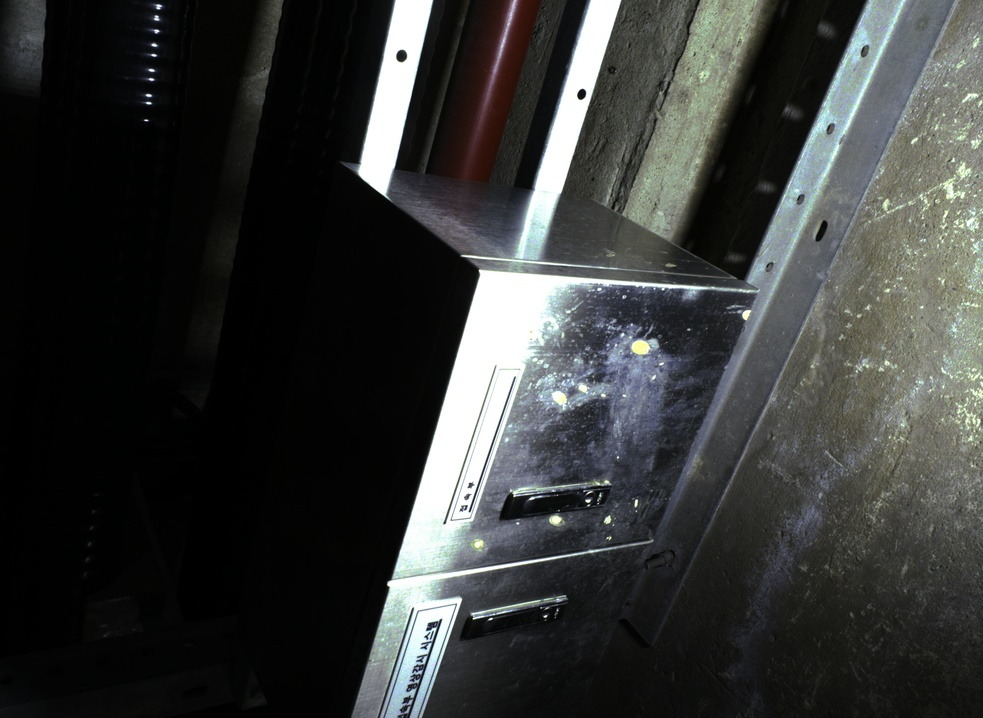
#> input picture raw_image/Job (1).jpg, 983 x 718 px, shrunk from 4265 x 3112 before the run, given as the content of the folder raw_image/Job (1).jpg, which was not available
$ python gamma.py
#> lines starting #> are read from the running program, lines starting #| are printed output that depends on the picture; pictures that were not available may be replaced by others from this repository, and a replacement may not be noted
import numpy as np
import cv2
import glob
import os

def adjust_gamma(image, gamma=1.0):
	# build a lookup table mapping the pixel values [0, 255] to
	# their adjusted gamma values
	invGamma = 1.0 / gamma
	table = np.array([((i / 255.0) ** invGamma) * 255
		for i in np.arange(0, 256)]).astype("uint8")
	# apply gamma correction using the lookup table
	return cv2.LUT(image, table)

def check_lowImage():
	folder_name = "raw_image"
	current= os.getcwd() +f"\\{folder_name}"
	if not os.path.exists(current):
		print("raw_image폴더가 없습니다.")
		return False
	else:
		print("raw_image확인!.")
		return True

if __name__ == '__main__':

	index=0
	print("--------------------<< DINNO Image Editor >>--------------------")

	while True:
		openPath = input("\n  원본 이미지 폴더 경로(전체경로) : ")
		savePath = input("\n  수정한 이미지 저장 폴더 경로(전체경로) : ")
		print("\n----------------------------------------------------------------")
		print("\n  수정할 폴더 : ",openPath)
		print("\n  저장할 폴더 : ",savePath)
		print("\n----------------------------------------------------------------")
		isOk = input("\n  경로가 맞습니까?(y/n):")

		if(isOk=='y' or isOk == 'Y'):
			print("\n  Image Editing...작업시작")
			break
#> this loop made 1 pass; the answer given on pass 1: raw_image/Job (1).jpg

	try:
		path = openPath + '/*.jpg'
		file_list = glob.glob(path)
		print(f"\n  {len(file_list)}개의 이미지가 검색되었습니다.")

		if not os.path.exists(savePath):
			os.makedirs(savePath)

		for li in file_list:
			img_array = np.fromfile(li, np.uint8)
			curImg = cv2.imdecode(img_array, cv2.IMREAD_COLOR)
#> curImg is the input picture: shape (718, 983, 3); mean B, G, R 54.4, 55.6, 53.9
			filename = li.split('\\')

			img_gamma = adjust_gamma(curImg, 2.0) # 감마값 적용
#> in adjust_gamma, `return cv2.LUT(image, table)`:
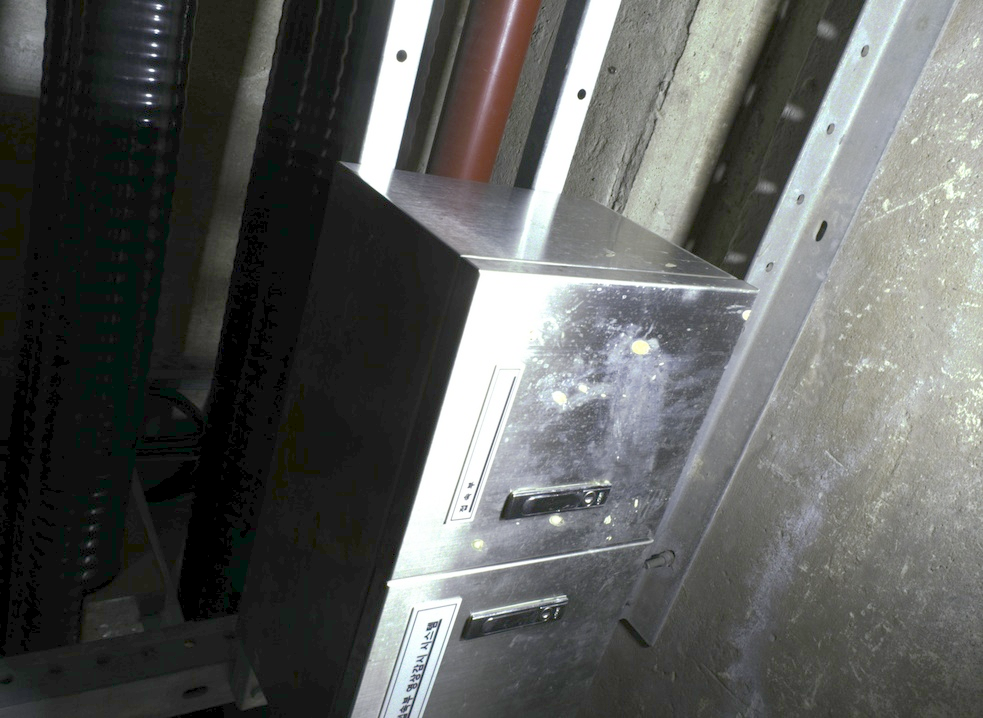
#> returned value: shape (718, 983, 3); mean of channels 0, 1, 2 91.5, 93.3, 91.7; drawn as B, G, R
			final_img = img_gamma + (img_gamma-255)*0.6 ## 콘트라스트 적용
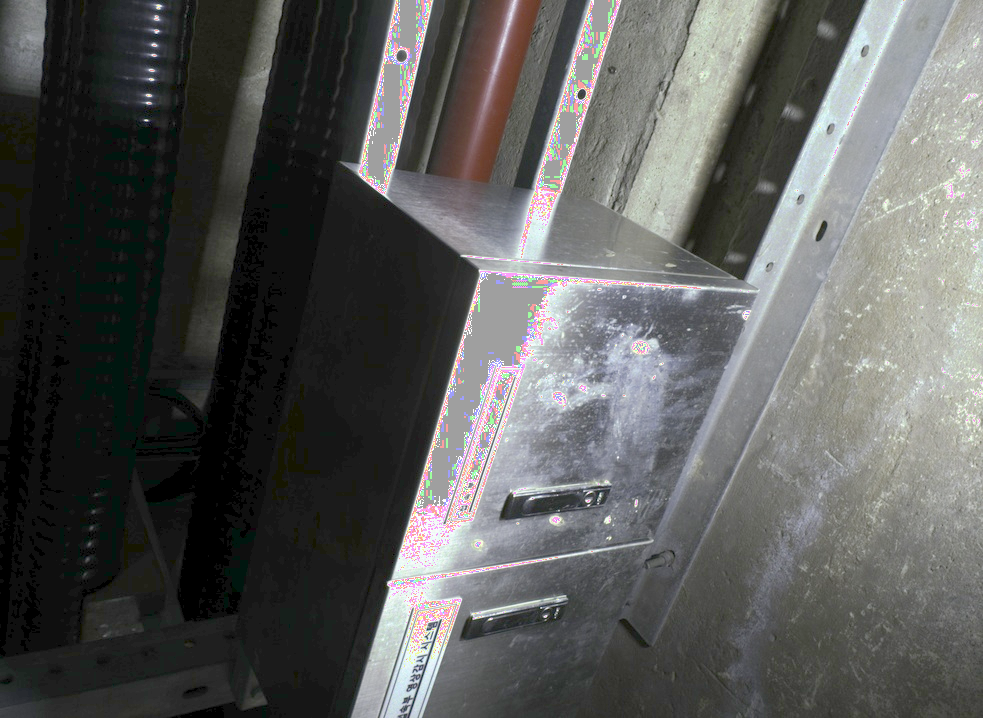
#> final_img: shape (718, 983, 3) float64; mean B, G, R 142.1, 144.3, 143.1; drawn with min black and max white

			newPath = f'{savePath}\{filename[len(filename)-1]}_.jpg'
			result, encoded_img = cv2.imencode('.jpg', final_img)

			if result:
				with open(newPath, mode='w+b') as f:
					encoded_img.tofile(f)

			msg = f'\r진행 수량 : {index+1}/{len(file_list)}(완료/총계)'
			index+=1
			print(msg, end='')

		if index == len(file_list):
			print("작업이 완료 되었습니다.")

		os.system("pause")
	except SystemError as e:
		print(e)
		os.system("pause")

$ run again, on raw_image/Job (2).jpg
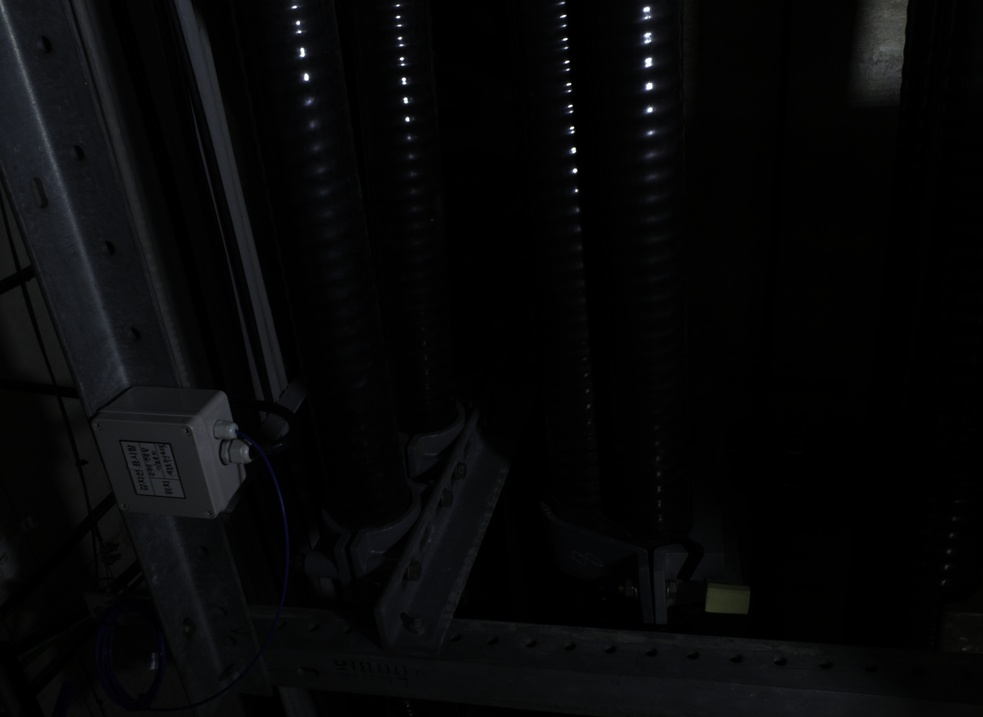
#> input picture raw_image/Job (2).jpg, 983 x 717 px, shrunk from 4264 x 3111 before the run, given as the content of the folder raw_image/Job (2).jpg, which was not available
#> the loop `while True:` made 1 pass; the answer given on pass 1: raw_image/Job (2).jpg
#> curImg is the input picture: shape (717, 983, 3); mean B, G, R 8.3, 7.6, 7.2
#> in adjust_gamma, `return cv2.LUT(image, table)`:
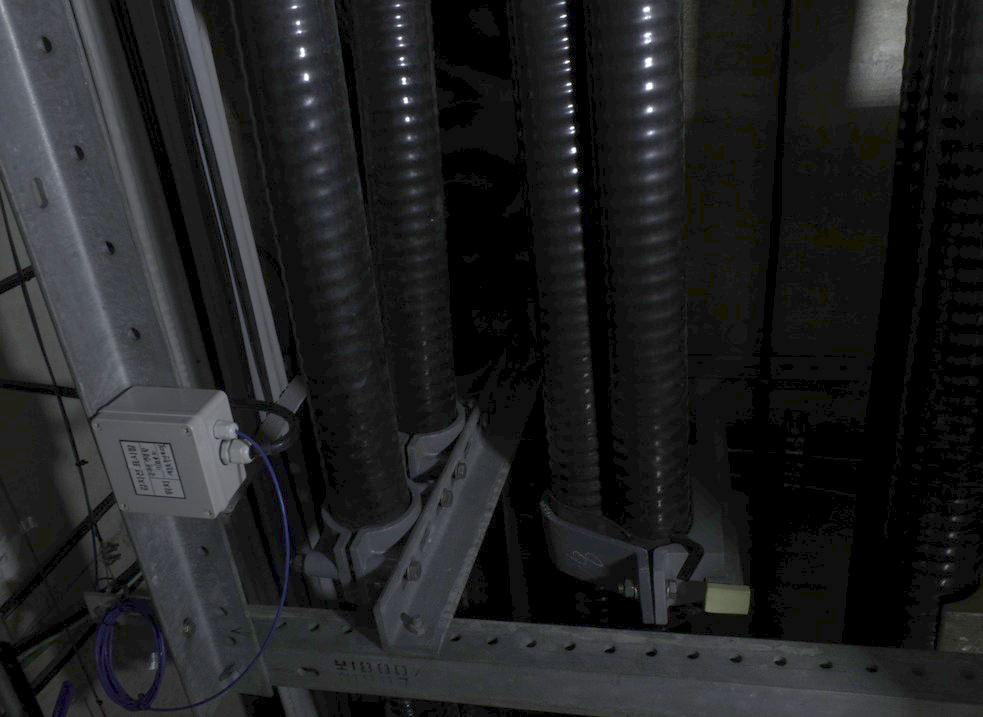
#> returned value: shape (717, 983, 3); mean of channels 0, 1, 2 33.7, 32.6, 31.9; drawn as B, G, R

$ run again, on raw_image/Job (3).jpg
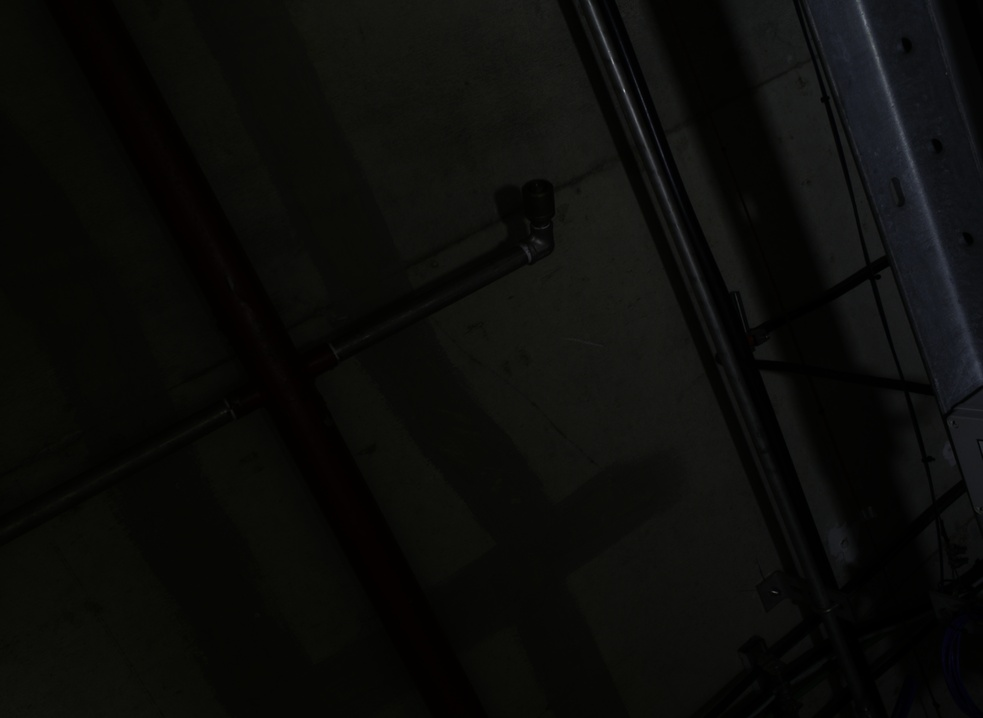
#> input picture raw_image/Job (3).jpg, 983 x 718 px, shrunk from 4263 x 3111 before the run, given as the content of the folder raw_image/Job (3).jpg, which was not available
#> the loop `while True:` made 1 pass; the answer given on pass 1: raw_image/Job (3).jpg
#> curImg is the input picture: shape (718, 983, 3); mean B, G, R 9.9, 12.1, 11.7
#> in adjust_gamma, `return cv2.LUT(image, table)`:
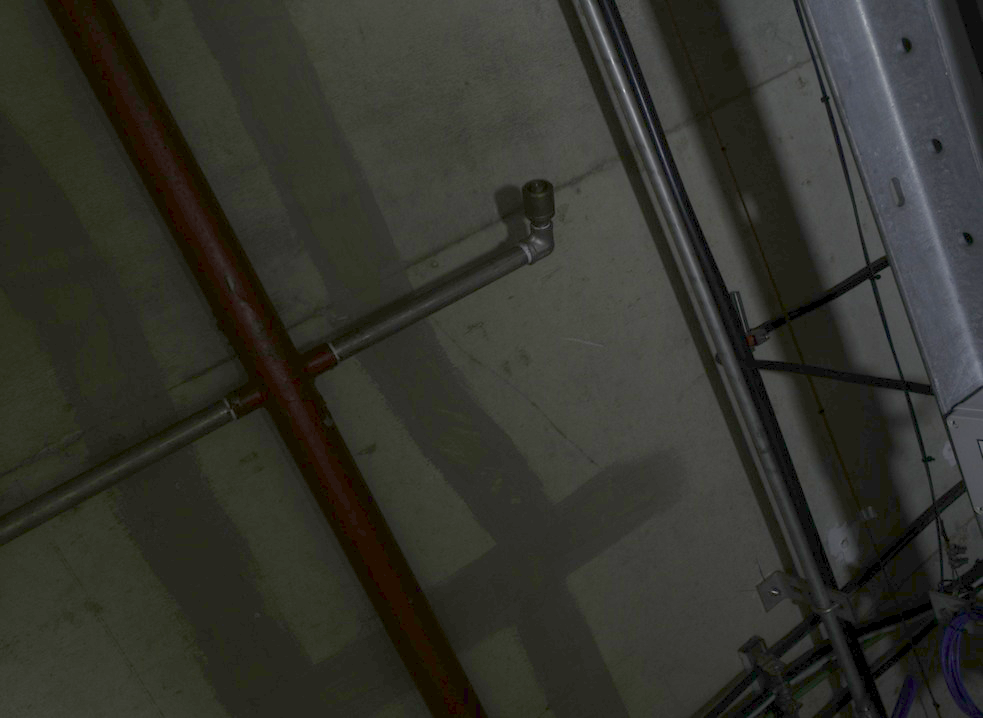
#> returned value: shape (718, 983, 3); mean of channels 0, 1, 2 44.3, 51.2, 50.9; drawn as B, G, R

$ run again, on raw_image/Job (4).jpg
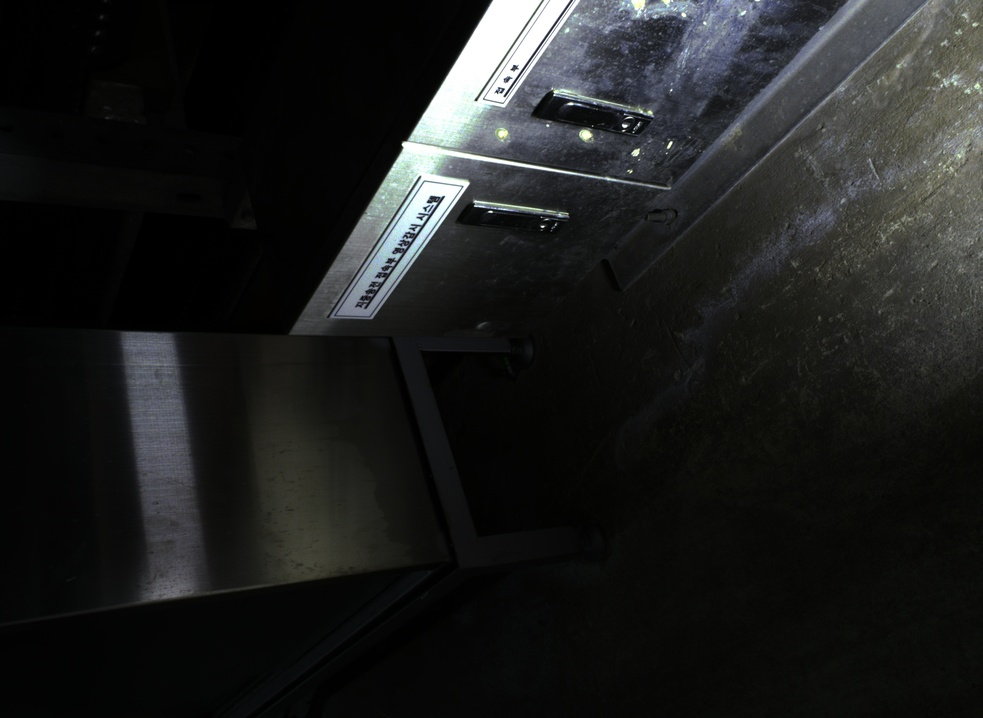
#> input picture raw_image/Job (4).jpg, 983 x 718 px, shrunk from 4265 x 3112 before the run, given as the content of the folder raw_image/Job (4).jpg, which was not available
#> the loop `while True:` made 1 pass; the answer given on pass 1: raw_image/Job (4).jpg
#> curImg is the input picture: shape (718, 983, 3); mean B, G, R 30, 30.7, 29.6
#> in adjust_gamma, `return cv2.LUT(image, table)`:
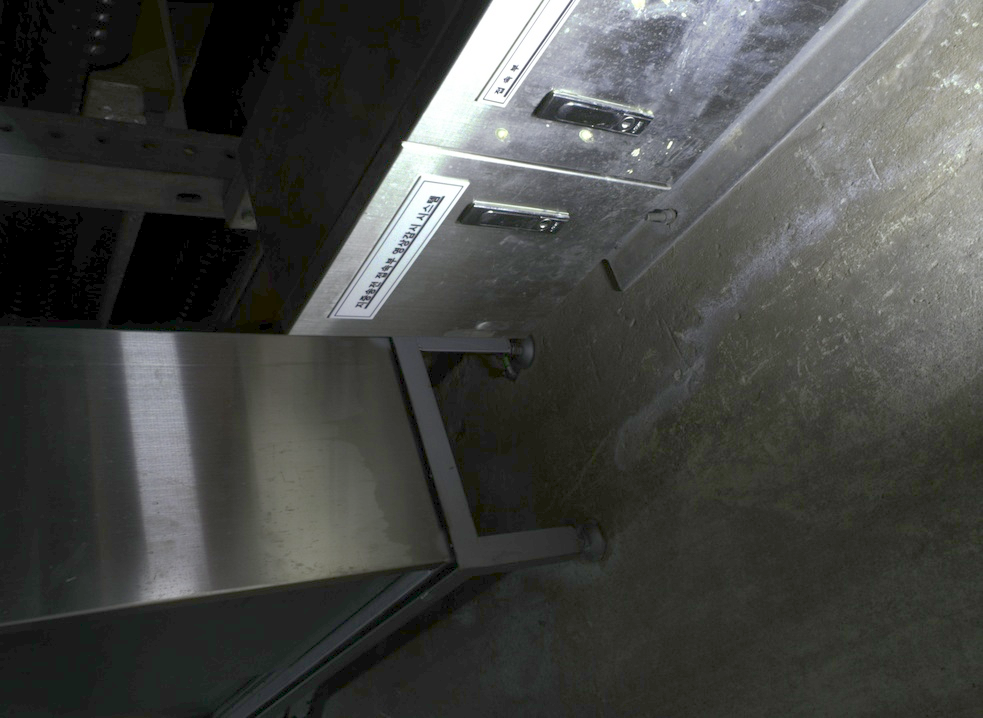
#> returned value: shape (718, 983, 3); mean of channels 0, 1, 2 68, 70.5, 69.2; drawn as B, G, R
